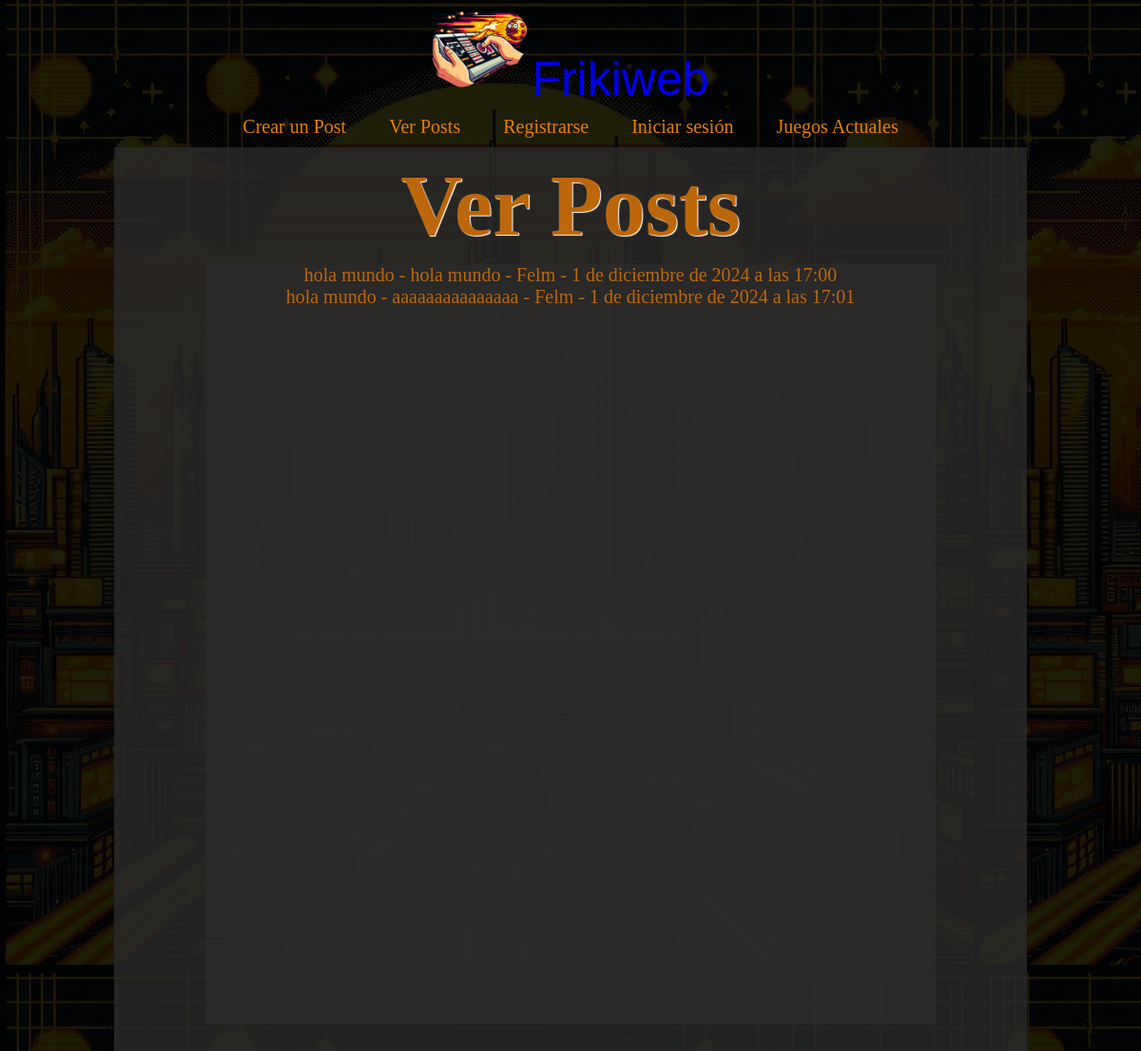
Page /view_posts/ on the earlier database version.
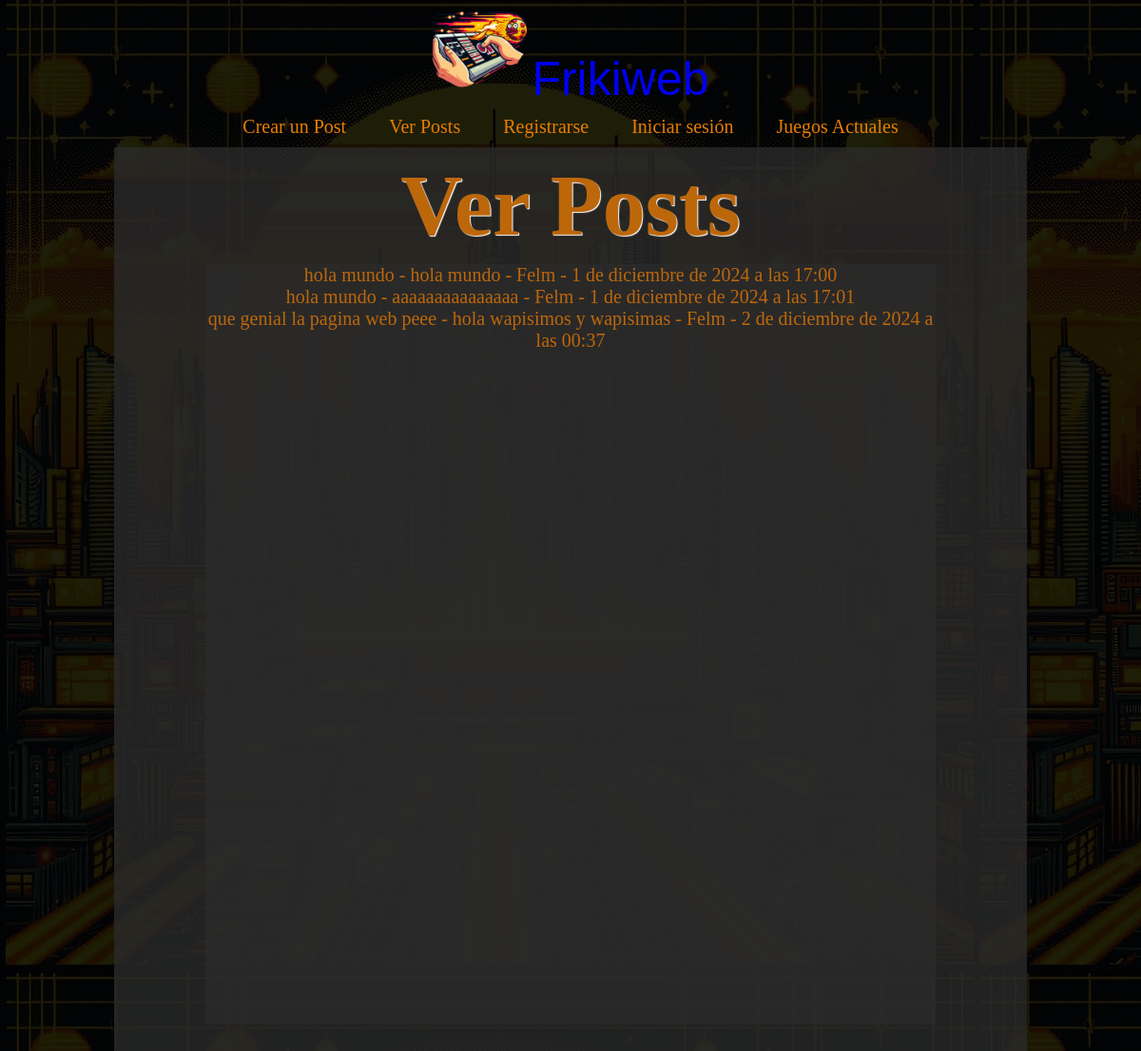
Same page on the later database version.
### aplication/models.py (models this page shows, shortened)
class Post(models.Model):
    title = models.CharField(max_length=100)
    content = models.TextField()
    author = models.ForeignKey(User, on_delete=models.CASCADE)
    created_at = models.DateTimeField(auto_now_add=True)

### aplication/views.py (the view)
# urls.py: path('view_posts/', views.view_posts, name='view_posts'),
def view_posts(request):
    posts = Post.objects.all()
    return render(request, 'view_posts.html', {'posts': posts})

### aplication/templates/view_posts.html (shortened to what this page needs)
<html>
    <head>
        {% load static %}
        <link rel="stylesheet" href="{% static 'css/style.css' %}">
    </head>
    <body>
        <nav class="menu">
            <ul>
                <img id="logoPagina" src="{% static 'img/logo foro gaming.png' %}" alt="LogoPagina">
                <a href="{% url 'home' %}" id="foroG" class="bungee-spice-regular">Frikiweb</a>
              <ul>
                <li><a href="{% url 'create_post' %}">Crear un Post</a></li>
                <li><a href="{% url 'view_posts' %}">Ver Posts</a></li>
                <li><a href="{% url 'register' %}">Registrarse</a></li>
                <li><a href="{% url 'login' %}">Iniciar sesión</a></li>
                <li><a href="{% url 'games_news' %}">Juegos Actuales</a></li>
            </ul>
              </ul>
              <section class="main-content", style="
              padding-bottom: 100%"
              >
    <h1>Ver Posts</h1>
    <section class="main-content">
    <ul id="post">
        {% for post in posts %}
            <li>{{ post.title }} - {{ post.content }} - {{ post.author.username }} - {{ post.created_at }}</li>
        {% endfor %}
    </ul>
</body>
</html>

### aplication/static/css/style.css (style rules this page uses)
* { margin:0;padding:0; }
.menu { background-color: #000000e1; }
.menu ul { margin: 0; padding: 0; list-style: none; text-align: center; font-size: 20px; }
.menu ul li { display: inline-block; margin-right: 0px; }
.menu ul li:last-child { margin-right: 0px; }
.menu ul li a { color: rgb(231, 126, 6); text-decoration: none; padding: 10px 20px; display: block; transition: transform 0.3s ease, background-color 0.3s ease; }
.bungee-spice-regular { font-family: "Bungee Spice", sans-serif; font-size: 50px; text-decoration: none; }
body { background-image: url(../img/fondo.jpg); }
#logoPagina { max-width: 100px; }
.main-content { background: #2b2b2bc7; width: 80%; height: 100%; margin: auto; }
.main-content h1 { font-size: 90px; color: #bd670b; padding: 10px 20px; text-shadow: 1px 1px 1px rgb(255, 255, 255); }
.main-content { color: #bd670b; text-align: center; font-size: 40px; }

Differences in the rows shown:
added Post: title "que genial la pagina web peee", content "hola wapisimos y wapisimas", author.username "Felm", created_at "2 de diciembre de 2024 a las 00:37"
